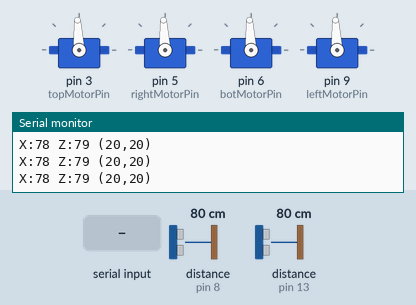
Bench run of a sketch on a simulated Arduino Uno, built with avr-gcc and run on an emulated ATmega328P. Parts: 4 × servo, the last lines printed to the serial monitor. Wiring (inferred from the names in the program): 2 × ultrasonic range finder: trigger pin 7, echo pin 8 / trigger pin 12, echo pin 13. The test bench sets the inputs (shaded band); at power-on: distance to the obstacle (sensors on pin 8, pin 13) 80 cm. The echo pulse lasts 58.3 µs per cm.

Above: at 1.2 s.
1.3 s: "q 1\n" received over Serial
At 2.4 s:
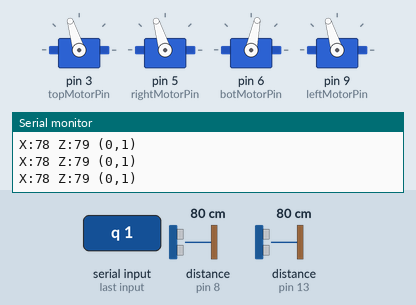
2.8 s: distance to the obstacle (sensor on pin 8) set to 6 cm
4.3 s: distance to the obstacle (sensor on pin 8) set to 3 cm
At 5.5 s:
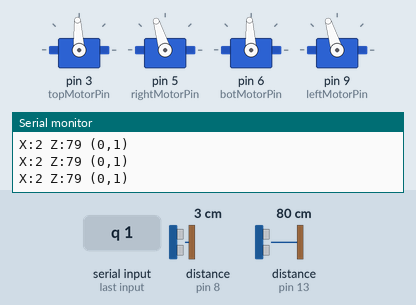
5.8 s: "q 150\n" received over Serial
At 6.2 s:
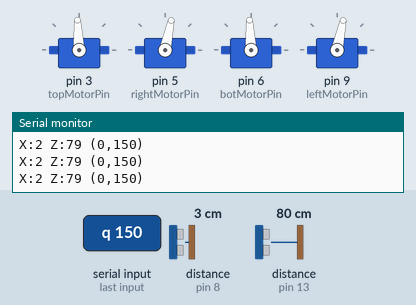
7.3 s: distance to the obstacle (sensor on pin 8) set to 9 cm
At 7.7 s:
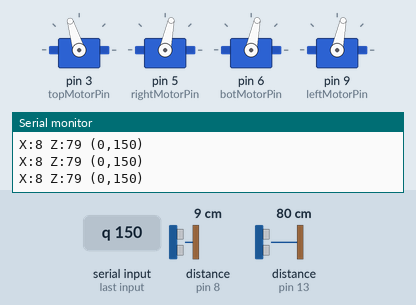
8.8 s: "90 45\n" received over Serial
At 9.9 s:
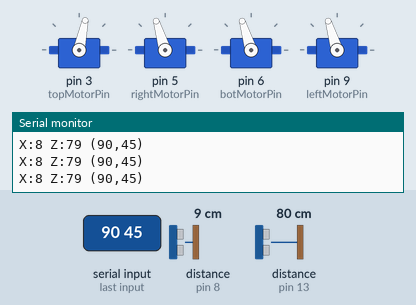
Timing chart, 0 to 11.3 s (numbered marks = the images above; inputs shaded):
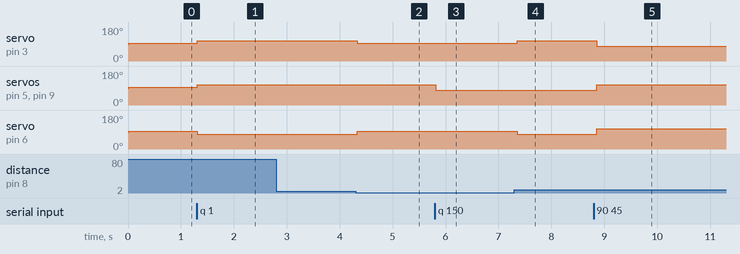

The sketch:

MotorController2.ino
```cpp
#include <Servo.h>

//PIN SETUP===============================================================
//Ultrasonic Sensor Pins
const int trigPinR = 7; //R for right ultrasonic sensor
const int echoPinR = 8;
const int trigPinB = 12; //B for bottom ultrasonic sensor
const int echoPinB = 13;

//Arduino Motor PWM Pins
const int topMotorPin = 3;
const int rightMotorPin = 5;
const int botMotorPin = 6;
const int leftMotorPin = 9;

Servo topMotor;
Servo rightMotor;
Servo botMotor;
Servo leftMotor;

//FUNCTIONS===============================================================
void moveX(int power){
    topMotor.write(map(power, -100, 100, 1000, 2000));
    botMotor.write(map(-power, -100, 100, 1000, 2000));
}

void moveZ(int power){
    rightMotor.write(map(power, -100, 100, 1000, 2000));
    leftMotor.write(map(power, -100, 100, 1000, 2000));
}

void moveToPositionX(long targetX, long distanceX, int power){
    long margin = 3.0;
    long error = distanceX - targetX;
    if (abs(error) > margin) { //check if robot is close enough to target position
        if (error > 0) {
            moveX(power);
        }
        else {
            moveX(-power);
        }
    }
    else {
        moveX(0);
    }
}

void moveToPositionZ(long targetZ, long distanceZ, int power){
    long margin = 5.0;
    long error = distanceZ - targetZ;
    if (abs(error) > margin) { //check if robot is close enough to target position
        if (error > 0) {
            moveZ(power);
        }
        else {
            moveZ(-power);
        }
    }
    else {
        moveZ(0);
    }
}

long ultrasonicDist(int trigPin, int echoPin){
    digitalWrite(trigPin, LOW);
    delayMicroseconds(2);
    digitalWrite(trigPin, HIGH);
    delayMicroseconds(10);
    digitalWrite(trigPin, LOW);
    long duration = pulseIn(echoPin, HIGH);
    return (0.034 * duration) / 2;
}

//VARIABLES======================================================================
long distanceX;
long distanceZ;
long targetX = 20.0;
long targetZ = 20.0;
int power = 30;
int index;
String data, xData, zData;
String displayOutput;
bool pause = true;

//SETUP==========================================================================
void setup(){
    Serial.begin(9600);
    //Motors
    pinMode(topMotorPin, OUTPUT);
    pinMode(rightMotorPin, OUTPUT);
    pinMode(botMotorPin, OUTPUT);
    pinMode(leftMotorPin, OUTPUT);
    topMotor.attach(topMotorPin);
    rightMotor.attach(rightMotorPin);
    botMotor.attach(botMotorPin);
    leftMotor.attach(leftMotorPin);
    //Ultrasonic Sensors
    pinMode(trigPinR, OUTPUT);
    pinMode(echoPinR, INPUT);
    pinMode(trigPinB, OUTPUT);
    pinMode(echoPinB, INPUT);
}

//MAIN FUNCTION===================================================================
void loop(){
    distanceX = ultrasonicDist(trigPinR, echoPinR); //Right Ultrasonic Sensor
    distanceZ = ultrasonicDist(trigPinB, echoPinB); //Bottom Ultrasonic Sensor

    //Receiving commands from Raspberry Pi
    if (Serial.available() > 0){
        data = Serial.readStringUntil('\n');
        if (data == "q"){
            pause = true;
        }
        else if (data == ""){ //If user enters in nothing, the robot pauses
            if (pause){
                pause = false;
            }
            else{
                pause = true;
            }
        }
        else{
            pause = false;
            index = data.indexOf(" ");
            xData = data.substring(0,index);
            zData = data.substring(index+1);
            targetX = xData.toFloat();
            targetZ = zData.toFloat();
        }
    }

    //Moving the robot
    if (!pause){
        moveToPositionX(targetX, distanceX, power);
        moveToPositionZ(targetZ, distanceZ, power);
    }
    else{
        moveX(0);
        moveZ(0);
    }

    //Displaying sensor values and target position
    displayOutput = "X:" + String(distanceX) + " Z:" + String(distanceZ) + " (" + String(targetX) + "," + String(targetZ) + ")";
    Serial.println(displayOutput);
    delay(50);
}
```

Measured:
- the behaviour switches between 5 and 4 cm on distance to the obstacle (sensor on pin 8) (found by bisection; images 1 and 2)
- after the input at 1.3 s, servo on pin 3 (topMotorPin), servo on pin 5 (rightMotorPin), servo on pin 9 (leftMotorPin): 93° → 107° at once; servo on pin 6 (botMotorPin): 93° → 78° at once
- after the input at 4.3 s, servo on pin 3 (topMotorPin): 107° → 93° at once; servo on pin 6 (botMotorPin): 78° → 93° at once
- after the input at 5.8 s, servo on pin 5 (rightMotorPin), servo on pin 9 (leftMotorPin): 107° → 78° at once
- after the input at 7.3 s, servo on pin 3 (topMotorPin): 93° → 107° after 0.06 s; servo on pin 6 (botMotorPin): 93° → 78° after 0.06 s
- after the input at 8.8 s, servo on pin 3 (topMotorPin): 107° → 78° after 0.05 s; servo on pin 5 (rightMotorPin), servo on pin 6 (botMotorPin), servo on pin 9 (leftMotorPin): 78° → 107° after 0.05 s
